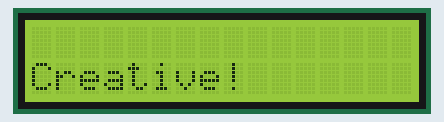
Bench run of a sketch on a simulated Arduino Uno, built with avr-gcc and run on an emulated ATmega328P. Parts: 16×2 character LCD. The local clock reads 2024-03-15 10:24:30 at power-on unless the sketch sets it.

Above: at 0.1 s.
At 4.1 s:
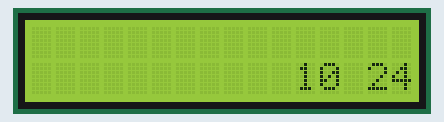
At 35.1 s:
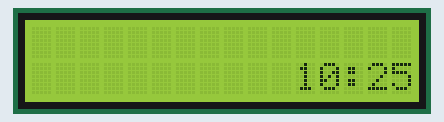
At 66.1 s:
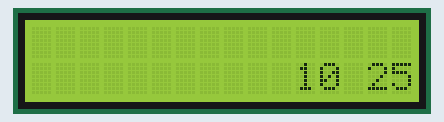
At 98.1 s:
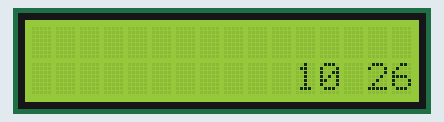
At 129.1 s:
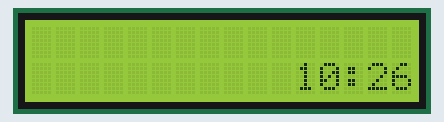

The sketch:

I2C.ino
```cpp
#include <LiquidCrystal_I2C.h>
LiquidCrystal_I2C lcd(0x27, 16, 2); // Establece las dimenciones del display
#include <RTClib.h>

RTC_DS3231 rtc;

DateTime f;

void setup() {
  Serial.begin(9600);
  if(!rtc.begin()){
    Serial.println("Módulo RTC no encontrado !");
    while(1);
  }
  // Activar linea cuando conecta el módulo RTC por primera vez
  // rtc.adjust(DateTime(__DATE__, __TIME__));
  lcd.init();
  lcd.backlight();
  lcd.setCursor(0, 1);
  lcd.print("Creative!");
  delay(4000);
  lcd.clear();
}

void loop() {


  f = rtc.now();   // Fecha y hora

  // Marca la hora
  lcd.setCursor(11, 1);
  if (f.hour() <= 9) {
    lcd.print("0");
    lcd.setCursor(12, 1);
  }
  lcd.print(f.hour());
  lcd.setCursor(13, 1);
  if (f.second() % 2 == 0 ) {
    lcd.print(" ");
  } else {
    lcd.print(":");
  }
  lcd.setCursor(14, 1);
  if (f.minute() <= 9) {
    lcd.print("0");
    lcd.setCursor(15, 1);
  }
  lcd.print(f.minute());
}
```

Measured:
- what the display in image 1 shows lasts 0.9 s, from 4.1 s to 5.0 s
- what the display in image 2 shows lasts 1.0 s, from 35.0 s to 36.0 s
